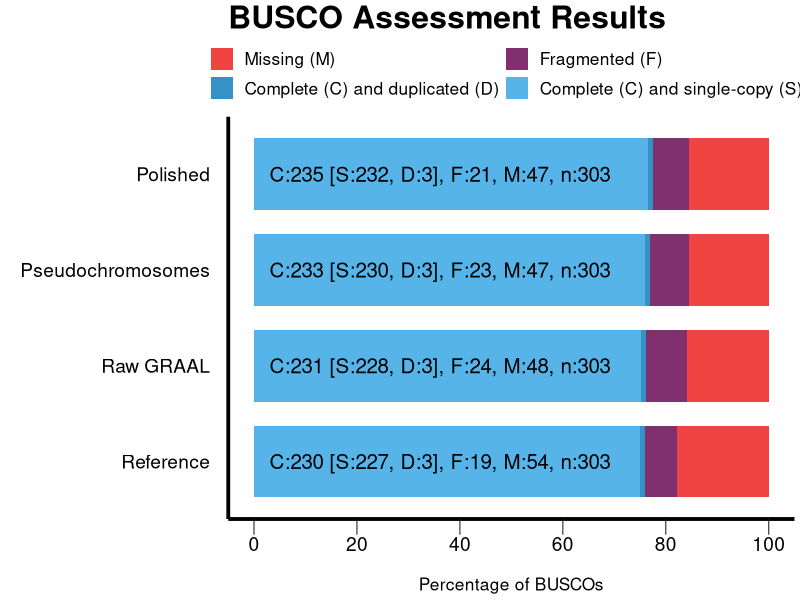

Write R code to recreate this figure.
######################################
#
# BUSCO summary figure
# @version 3.0.0
# @since BUSCO 2.0.0
# 
# Copyright (c) 2016-2017, Evgeny Zdobnov (ez@ezlab.org)
# Licensed under the MIT license. See LICENSE.md file.
#
######################################

# Load the required libraries
library(ggplot2)
library(forcats)
library("grid")

# !!! CONFIGURE YOUR PLOT HERE !!! 
# Output
my_output <- paste("busco/","busco_figure.png",sep="/") 
my_width <- 20
my_height <- 15
my_unit <- "cm"

# Colors
my_colors <- rev(c("#56B4E9", "#3492C7", "#81306F", "#F04442"))
# Bar height ratio
my_bar_height <- 0.75

# Legend
my_title <- "BUSCO Assessment Results"

# Font
my_family <- "Helvetica"
my_size_ratio <- 1.3

# !!! SEE YOUR DATA HERE !!! 
# Your data as generated by python, remove or add more
my_species <- c('Polished', 'Polished', 'Polished', 'Polished', 'Raw GRAAL', 'Raw GRAAL', 'Raw GRAAL', 'Raw GRAAL', 'Pseudochromosomes', 'Pseudochromosomes', 'Pseudochromosomes', 'Pseudochromosomes', 'Reference', 'Reference', 'Reference', 'Reference')
my_species <- factor(my_species)
my_species <- factor(my_species,levels(my_species)[c(length(levels(my_species)):1)]) # reorder your species here just by changing the values in the vector :
my_percentage <- c(76.6, 1.0, 6.9, 15.5, 75.2, 1.0, 7.9, 15.9, 75.9, 1.0, 7.6, 15.5, 74.9, 1.0, 6.3, 17.8)
my_values <- c(232, 3, 21, 47, 228, 3, 24, 48, 230, 3, 23, 47, 227, 3, 19, 54)

######################################
######################################
######################################
# Code to produce the graph
labsize = 1
if (length(levels(my_species)) > 10){
 labsize = 0.66
}
print("Plotting the figure ...")
category <- c(rep(c("S","D","F","M"),c(1)))
category <-factor(category)
category = factor(category,levels(category)[c(4,1,2,3)])
df = data.frame(my_species,my_percentage,my_values,category)

figure <- ggplot() + 
  
  geom_bar(aes(y = my_percentage, x = my_species, fill = fct_rev(category)), data = df, stat="identity", width=my_bar_height) + 
  coord_flip() + 
  theme_gray(base_size = 8) + 
  scale_y_continuous(labels = c("0","20","40","60","80","100"), breaks = c(0,20,40,60,80,100)) + 
  scale_fill_manual(values = my_colors,labels =rev(c(" Complete (C) and single-copy (S)  ",
                                                 " Complete (C) and duplicated (D)",
                                                 " Fragmented (F)  ",
                                                 " Missing (M)"))) +   
  ggtitle(my_title) + 
  xlab("") + 
  ylab("\nPercentage of BUSCOs") + 

  theme(plot.title = element_text(family=my_family, colour = "black", size = rel(2.2)*my_size_ratio, face = "bold")) + 
  theme(legend.position="top",legend.title = element_blank()) + 
  theme(legend.text = element_text(family=my_family, size = rel(1.2)*my_size_ratio)) + 
  theme(panel.background = element_rect(color="#FFFFFF", fill="white")) + 
  theme(panel.grid.minor = element_blank()) + 
  theme(panel.grid.major = element_blank()) +
  theme(axis.text.y = element_text(family=my_family, colour = "black", size = rel(1.66)*my_size_ratio)) + 
  theme(axis.text.x = element_text(family=my_family, colour = "black", size = rel(1.66)*my_size_ratio)) + 
  theme(axis.line = element_line(size=1*my_size_ratio, colour = "black")) + 
  theme(axis.ticks.length = unit(.85, "cm")) + 
  theme(axis.ticks.y = element_line(colour="white", size = 0)) + 
  theme(axis.ticks.x = element_line(colour="#222222")) + 
  theme(axis.ticks.length = unit(0.4, "cm")) + 
  theme(axis.title.x = element_text(family=my_family, size=rel(1.2)*my_size_ratio)) + 
  
  guides(fill = guide_legend(override.aes = list(colour = NULL))) +
  guides(fill=guide_legend(nrow=2,byrow=TRUE))
  
  for(i in rev(c(1:length(levels(my_species))))){
    detailed_values <- my_values[my_species==my_species[my_species==levels(my_species)[i]]]
    total_buscos <- sum(detailed_values)
    figure <- figure + 
    annotate("text", label=paste("C:", detailed_values[1] + detailed_values[2], " [S:", detailed_values[1], ", D:", detailed_values[2], "], F:", detailed_values[3], ", M:", detailed_values[4], ", n:", total_buscos, sep=""), 
             y=3, x = i, size = labsize*4*my_size_ratio, colour = "black", hjust=0, family=my_family)
  }
  
ggsave(figure, file=my_output, width = my_width, height = my_height, unit = my_unit)
print("Done")
